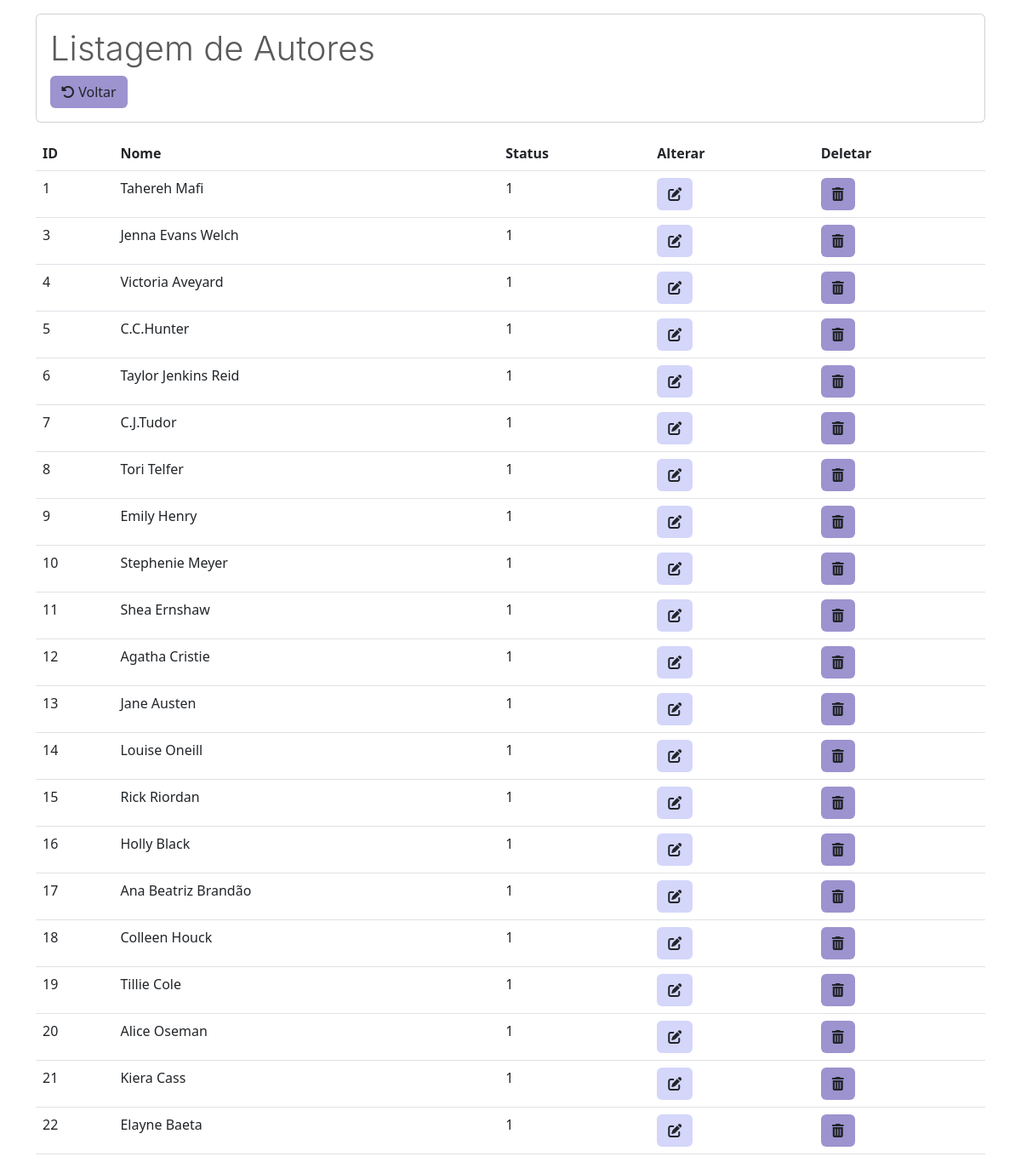
The app's page /listarAutores.php with its own data.
### tables this page shows
CREATE TABLE `autor` (
  `id` int(13) NOT NULL,
  `nome` varchar(100) NOT NULL,
  `status` int(20) NOT NULL DEFAULT 1
);

### listarAutores.php (the view, shortened to what this page needs)
<?php
require_once("conexao.php");
$sql = "select * from autor";
$resultado = mysqli_query($conexao, $sql);
?>
<!DOCTYPE html>
<html lang="pt-br">
<head>
  <link href="https://cdn.jsdelivr.net/npm/bootstrap@5.3.0-alpha3/dist/css/bootstrap.min.css" rel="stylesheet">
  <link rel="stylesheet" href="https://cdn.jsdelivr.net/npm/bootstrap-icons@1.11.0/font/bootstrap-icons.css">
</head>
<body>
  <div class="container-md">
    <div class="card mt-3 mb-3">
      <div class="card-body">
        <h1 class="card-title" style="color: #5a5a5a; font-family: '-apple-system'; font-weight: 300;">Listagem de Autores</h1> <a href="MenuAdm.php" class="btn" style="background-color: #9c93cf;"><i class="fa-solid fa-rotate-left"></i> Voltar</a>
      </div>
    </div>
    <table class="table table-hover">
      <thead>
        <tr>
          <th scope="col">ID</th>
          <th scope="col">Nome</th>
          <th scope="col">Status</th>
          <th scope="col">Alterar</th>
          <th scope="col">Deletar</th>
        </tr>
      </thead>
      <tbody>
        <?php while ($linha = mysqli_fetch_array($resultado)) { ?>
          <tr>
            <td><?= $linha['id'] ?></th>
            <td><?= $linha['nome'] ?></th>
            <td><?= $linha['status'] ?></th>
            <td>
              <a href="alterarLivros.php?id=<?= $linha['id'] ?>" class="btn btn" style="background-color:#D4D6FA;"><i class="fa-solid fa-pen-to-square"></i></a>
            <td>
              <a href="usuarioListar.php?id=<?= $linha['id'] ?>" class="btn btn-l" style="background-color:#9c93cf;" onclick="return confirm('Confirmar exclusão?')"><i class="fa-solid fa-trash-can"></i></a>
          </tr>
        <?php } ?>
      </tbody>
    </table>
</body>
</html>

### records on screen
autor: id "1", nome "Tahereh Mafi", status "1"
autor: id "3", nome "Jenna Evans Welch", status "1"
autor: id "4", nome "Victoria Aveyard", status "1"
autor: id "5", nome "C.C.Hunter", status "1"
autor: id "6", nome "Taylor Jenkins Reid", status "1"
autor: id "7", nome "C.J.Tudor", status "1"
autor: id "8", nome "Tori Telfer", status "1"
autor: id "9", nome "Emily Henry", status "1"
autor: id "10", nome "Stephenie Meyer", status "1"
autor: id "11", nome "Shea Ernshaw", status "1"
autor: id "12", nome "Agatha Cristie", status "1"
autor: id "13", nome "Jane Austen", status "1"
autor: id "14", nome "Louise Oneill", status "1"
autor: id "15", nome "Rick Riordan", status "1"
autor: id "16", nome "Holly Black", status "1"
autor: id "17", nome "Ana Beatriz Brandão", status "1"
autor: id "18", nome "Colleen Houck", status "1"
autor: id "19", nome "Tillie Cole", status "1"
autor: id "20", nome "Alice Oseman", status "1"
autor: id "21", nome "Kiera Cass", status "1"
autor: id "22", nome "Elayne Baeta", status "1"
